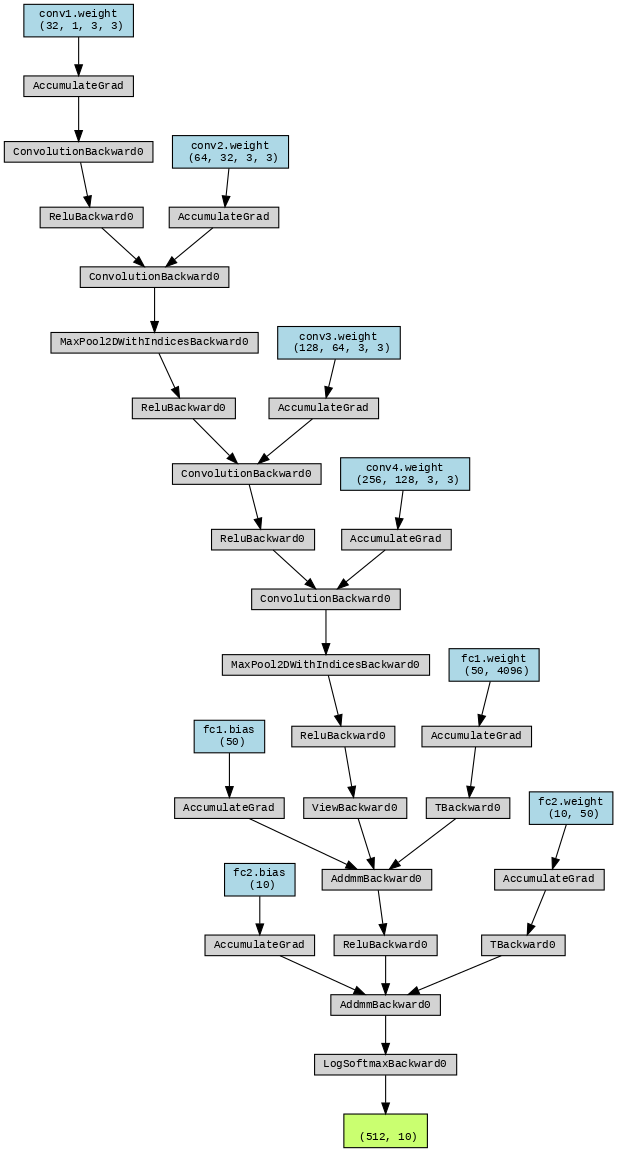

Recreate this plot in Python.
import torch.nn as nn
import torch.nn.functional as F
from torchsummary import summary
from torchviz import make_dot

import matplotlib.pyplot as plt
from tqdm import tqdm


class Net(nn.Module):
    # This defines the structure of the NN.
    def __init__(self):
        super(Net, self).__init__()
        self.conv1 = nn.Conv2d(
            in_channels=1, out_channels=32, kernel_size=(3, 3), padding=0, bias=False
        )
        self.conv2 = nn.Conv2d(
            in_channels=32, out_channels=64, kernel_size=(3, 3), padding=0, bias=False
        )
        self.conv3 = nn.Conv2d(
            in_channels=64, out_channels=128, kernel_size=(3, 3), padding=0, bias=False
        )
        self.conv4 = nn.Conv2d(
            in_channels=128, out_channels=256, kernel_size=(3, 3), padding=0, bias=False
        )
        self.fc1 = nn.Linear(4096, 50)
        self.fc2 = nn.Linear(50, 10)

    def forward(self, x):
        x = F.relu(self.conv1(x), 2)
        x = F.relu(F.max_pool2d(self.conv2(x), 2))
        x = F.relu(self.conv3(x), 2)
        x = F.relu(F.max_pool2d(self.conv4(x), 2))
        x = x.view(-1, 4096)
        x = F.relu(self.fc1(x))
        x = self.fc2(x)
        return F.log_softmax(x, dim=1)

    def model_summary(self, input_size):
        summary(self, input_size=input_size)

    def model_visualize(self, device, loader, png_name, format="png"):
        batch = next(iter(loader))
        self.eval()
        yhat = self(batch[0].to(device))  # Give dummy batch to forward().

        make_dot(yhat, params=dict(list(self.named_parameters()))).render(
            png_name, format=format
        )
